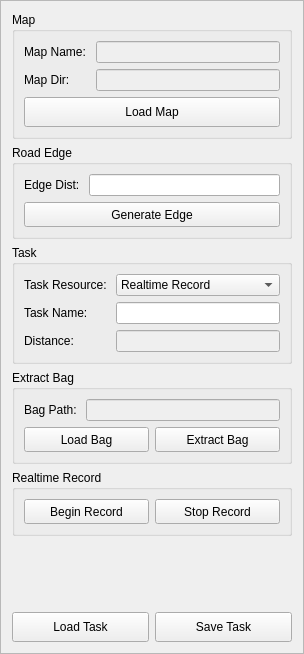
<?xml version="1.0" encoding="UTF-8"?>
<ui version="4.0">
 <class>ControlFrame</class>
 <widget class="QFrame" name="ControlFrame">
  <property name="geometry">
   <rect>
    <x>0</x>
    <y>0</y>
    <width>304</width>
    <height>654</height>
   </rect>
  </property>
  <property name="windowTitle">
   <string>Frame</string>
  </property>
  <property name="frameShape">
   <enum>QFrame::StyledPanel</enum>
  </property>
  <property name="frameShadow">
   <enum>QFrame::Raised</enum>
  </property>
  <layout class="QVBoxLayout" name="verticalLayout_4">
   <item>
    <widget class="QGroupBox" name="groupBox_map">
     <property name="title">
      <string>Map</string>
     </property>
     <layout class="QVBoxLayout" name="verticalLayout">
      <item>
       <layout class="QGridLayout" name="gridLayout">
        <item row="0" column="0">
         <widget class="QLabel" name="label">
          <property name="text">
           <string>Map Name: </string>
          </property>
         </widget>
        </item>
        <item row="0" column="1">
         <widget class="QLineEdit" name="lineEdit_map_name">
          <property name="enabled">
           <bool>false</bool>
          </property>
          <property name="readOnly">
           <bool>false</bool>
          </property>
         </widget>
        </item>
        <item row="1" column="0">
         <widget class="QLabel" name="label_2">
          <property name="text">
           <string>Map Dir: </string>
          </property>
         </widget>
        </item>
        <item row="1" column="1">
         <widget class="QLineEdit" name="lineEdit_map_dir">
          <property name="enabled">
           <bool>false</bool>
          </property>
          <property name="readOnly">
           <bool>false</bool>
          </property>
         </widget>
        </item>
       </layout>
      </item>
      <item>
       <widget class="QPushButton" name="pushButton_load_map">
        <property name="minimumSize">
         <size>
          <width>0</width>
          <height>30</height>
         </size>
        </property>
        <property name="text">
         <string>Load Map</string>
        </property>
       </widget>
      </item>
     </layout>
    </widget>
   </item>
   <item>
    <widget class="QGroupBox" name="groupBox_road_edge">
     <property name="title">
      <string>Road Edge</string>
     </property>
     <layout class="QVBoxLayout" name="verticalLayout_3">
      <item>
       <layout class="QHBoxLayout" name="horizontalLayout_4">
        <item>
         <widget class="QLabel" name="label_7">
          <property name="text">
           <string>Edge Dist: </string>
          </property>
         </widget>
        </item>
        <item>
         <widget class="QLineEdit" name="lineEdit_edge_dist">
          <property name="enabled">
           <bool>true</bool>
          </property>
          <property name="readOnly">
           <bool>false</bool>
          </property>
         </widget>
        </item>
       </layout>
      </item>
      <item>
       <widget class="QPushButton" name="pushButton_generate_edge">
        <property name="minimumSize">
         <size>
          <width>0</width>
          <height>25</height>
         </size>
        </property>
        <property name="text">
         <string>Generate Edge</string>
        </property>
       </widget>
      </item>
     </layout>
    </widget>
   </item>
   <item>
    <widget class="QGroupBox" name="groupBox_task">
     <property name="title">
      <string>Task</string>
     </property>
     <layout class="QGridLayout" name="gridLayout_2">
      <item row="0" column="0">
       <widget class="QLabel" name="label_5">
        <property name="text">
         <string>Task Resource: </string>
        </property>
       </widget>
      </item>
      <item row="0" column="1">
       <widget class="QComboBox" name="comboBox_task_resource">
        <item>
         <property name="text">
          <string>Realtime Record</string>
         </property>
        </item>
        <item>
         <property name="text">
          <string>Extract Bag</string>
         </property>
        </item>
        <item>
         <property name="text">
          <string>Load Task</string>
         </property>
        </item>
        <item>
         <property name="text">
          <string>Draw Task</string>
         </property>
        </item>
       </widget>
      </item>
      <item row="1" column="0">
       <widget class="QLabel" name="label_3">
        <property name="text">
         <string>Task Name: </string>
        </property>
       </widget>
      </item>
      <item row="1" column="1">
       <widget class="QLineEdit" name="lineEdit_task_name">
        <property name="readOnly">
         <bool>false</bool>
        </property>
       </widget>
      </item>
      <item row="2" column="0">
       <widget class="QLabel" name="label_4">
        <property name="text">
         <string>Distance: </string>
        </property>
       </widget>
      </item>
      <item row="2" column="1">
       <widget class="QLineEdit" name="lineEdit_distance">
        <property name="enabled">
         <bool>false</bool>
        </property>
        <property name="readOnly">
         <bool>false</bool>
        </property>
       </widget>
      </item>
     </layout>
    </widget>
   </item>
   <item>
    <widget class="QGroupBox" name="groupBox_extract_bag">
     <property name="title">
      <string>Extract Bag</string>
     </property>
     <layout class="QVBoxLayout" name="verticalLayout_2">
      <item>
       <layout class="QHBoxLayout" name="horizontalLayout">
        <item>
         <widget class="QLabel" name="label_6">
          <property name="text">
           <string>Bag Path: </string>
          </property>
         </widget>
        </item>
        <item>
         <widget class="QLineEdit" name="lineEdit_bag_path">
          <property name="enabled">
           <bool>false</bool>
          </property>
          <property name="readOnly">
           <bool>false</bool>
          </property>
         </widget>
        </item>
       </layout>
      </item>
      <item>
       <layout class="QGridLayout" name="gridLayout_3">
        <item row="0" column="0">
         <widget class="QPushButton" name="pushButton_load_bag">
          <property name="minimumSize">
           <size>
            <width>0</width>
            <height>25</height>
           </size>
          </property>
          <property name="text">
           <string>Load Bag</string>
          </property>
         </widget>
        </item>
        <item row="0" column="1">
         <widget class="QPushButton" name="pushButton_extract_bag">
          <property name="minimumSize">
           <size>
            <width>0</width>
            <height>25</height>
           </size>
          </property>
          <property name="text">
           <string>Extract Bag</string>
          </property>
         </widget>
        </item>
       </layout>
      </item>
     </layout>
    </widget>
   </item>
   <item>
    <widget class="QGroupBox" name="groupBox_record">
     <property name="title">
      <string>Realtime Record</string>
     </property>
     <layout class="QHBoxLayout" name="horizontalLayout_2">
      <item>
       <widget class="QPushButton" name="pushButton_begin_record">
        <property name="minimumSize">
         <size>
          <width>0</width>
          <height>25</height>
         </size>
        </property>
        <property name="text">
         <string>Begin Record</string>
        </property>
       </widget>
      </item>
      <item>
       <widget class="QPushButton" name="pushButton_stop_record">
        <property name="minimumSize">
         <size>
          <width>0</width>
          <height>25</height>
         </size>
        </property>
        <property name="text">
         <string>Stop Record</string>
        </property>
       </widget>
      </item>
     </layout>
    </widget>
   </item>
   <item>
    <spacer name="verticalSpacer">
     <property name="orientation">
      <enum>Qt::Vertical</enum>
     </property>
     <property name="sizeHint" stdset="0">
      <size>
       <width>20</width>
       <height>19</height>
      </size>
     </property>
    </spacer>
   </item>
   <item>
    <layout class="QHBoxLayout" name="horizontalLayout_3">
     <item>
      <widget class="QPushButton" name="pushButton_load_task">
       <property name="minimumSize">
        <size>
         <width>0</width>
         <height>30</height>
        </size>
       </property>
       <property name="text">
        <string>Load Task</string>
       </property>
      </widget>
     </item>
     <item>
      <widget class="QPushButton" name="pushButton_save_task">
       <property name="minimumSize">
        <size>
         <width>0</width>
         <height>30</height>
        </size>
       </property>
       <property name="text">
        <string>Save Task</string>
       </property>
      </widget>
     </item>
    </layout>
   </item>
  </layout>
 </widget>
 <resources/>
 <connections/>
</ui>
